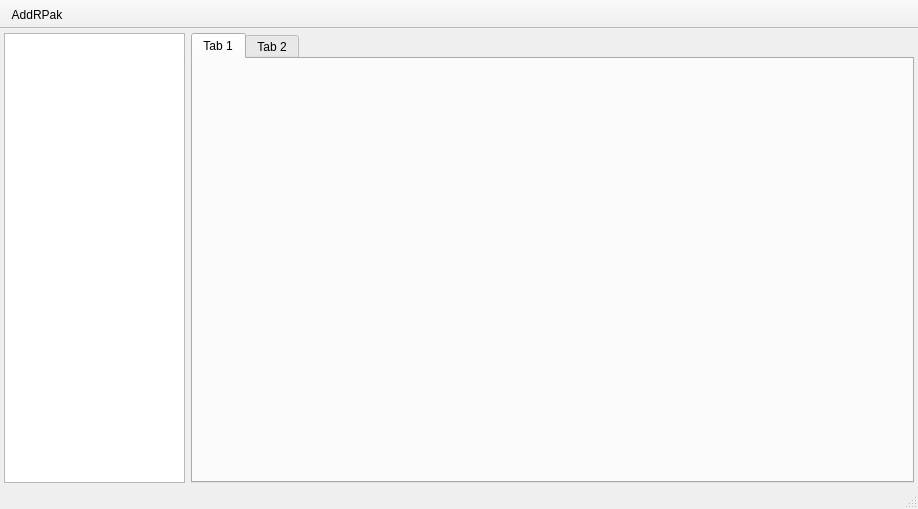
<?xml version="1.0" encoding="UTF-8"?>
<ui version="4.0">
 <class>RePakGuiClass</class>
 <widget class="QMainWindow" name="RePakGuiClass">
  <property name="geometry">
   <rect>
    <x>0</x>
    <y>0</y>
    <width>918</width>
    <height>509</height>
   </rect>
  </property>
  <property name="windowTitle">
   <string>RePak</string>
  </property>
  <widget class="QWidget" name="centralWidget">
   <layout class="QGridLayout" name="gridLayout" columnstretch="1,4">
    <property name="leftMargin">
     <number>4</number>
    </property>
    <property name="topMargin">
     <number>4</number>
    </property>
    <property name="rightMargin">
     <number>4</number>
    </property>
    <property name="bottomMargin">
     <number>4</number>
    </property>
    <item row="0" column="0">
     <widget class="QListWidget" name="listWidget">
      <property name="minimumSize">
       <size>
        <width>160</width>
        <height>0</height>
       </size>
      </property>
      <property name="maximumSize">
       <size>
        <width>220</width>
        <height>16777215</height>
       </size>
      </property>
     </widget>
    </item>
    <item row="0" column="1">
     <widget class="QTabWidget" name="tabWidget">
      <widget class="QWidget" name="tab">
       <attribute name="title">
        <string>Tab 1</string>
       </attribute>
      </widget>
      <widget class="QWidget" name="tab_2">
       <attribute name="title">
        <string>Tab 2</string>
       </attribute>
      </widget>
     </widget>
    </item>
   </layout>
  </widget>
  <widget class="QMenuBar" name="menuBar">
   <property name="geometry">
    <rect>
     <x>0</x>
     <y>0</y>
     <width>918</width>
     <height>33</height>
    </rect>
   </property>
  </widget>
  <widget class="QStatusBar" name="statusBar"/>
  <widget class="QToolBar" name="toolBar">
   <property name="windowTitle">
    <string>toolBar</string>
   </property>
   <property name="movable">
    <bool>false</bool>
   </property>
   <attribute name="toolBarArea">
    <enum>TopToolBarArea</enum>
   </attribute>
   <attribute name="toolBarBreak">
    <bool>false</bool>
   </attribute>
   <addaction name="actionAddRPak"/>
  </widget>
  <action name="actionAddRPak">
   <property name="text">
    <string>AddRPak</string>
   </property>
   <property name="toolTip">
    <string>Add a new RPak</string>
   </property>
   <property name="menuRole">
    <enum>QAction::MenuRole::NoRole</enum>
   </property>
  </action>
 </widget>
 <layoutdefault spacing="6" margin="11"/>
 <resources>
  <include location="repakgui.qrc"/>
 </resources>
 <connections/>
</ui>
